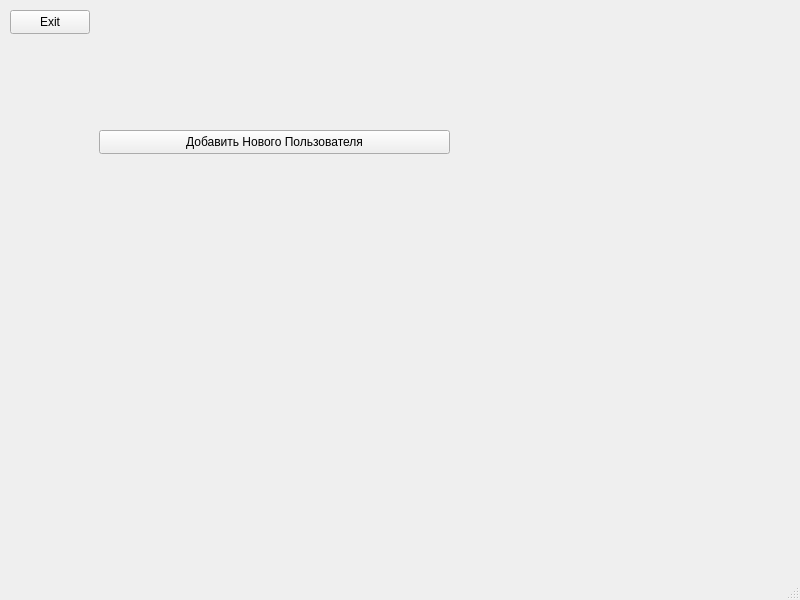
<?xml version="1.0" encoding="UTF-8"?>
<ui version="4.0">
 <class>AdminWindow</class>
 <widget class="QMainWindow" name="AdminWindow">
  <property name="geometry">
   <rect>
    <x>0</x>
    <y>0</y>
    <width>800</width>
    <height>600</height>
   </rect>
  </property>
  <property name="windowTitle">
   <string>AdminWindow</string>
  </property>
  <widget class="QWidget" name="centralwidget">
   <widget class="QPushButton" name="pushButton">
    <property name="geometry">
     <rect>
      <x>10</x>
      <y>10</y>
      <width>80</width>
      <height>24</height>
     </rect>
    </property>
    <property name="text">
     <string>Exit</string>
    </property>
   </widget>
   <widget class="QPushButton" name="pushBtnNewUser">
    <property name="geometry">
     <rect>
      <x>99</x>
      <y>130</y>
      <width>351</width>
      <height>24</height>
     </rect>
    </property>
    <property name="text">
     <string>Добавить Нового Пользователя</string>
    </property>
   </widget>
  </widget>
  <widget class="QMenuBar" name="menubar">
   <property name="geometry">
    <rect>
     <x>0</x>
     <y>0</y>
     <width>800</width>
     <height>21</height>
    </rect>
   </property>
  </widget>
  <widget class="QStatusBar" name="statusbar"/>
 </widget>
 <resources/>
 <connections/>
</ui>
